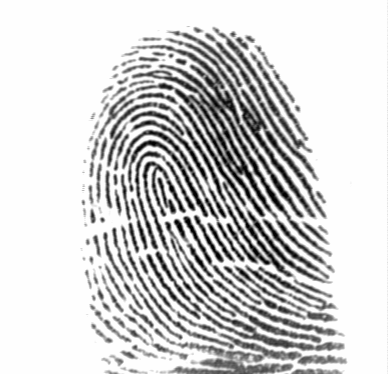
%> input picture FTIR.bmp, 388 x 374 px
$ octave FTIR.m   (GNU Octave 9; MATLAB toolbox functions it lacks are replaced by stand-ins)
%> lines starting %> are read from the running program, lines starting %| are printed output that depends on the picture; in (x1, y1, x2, y2) boxes, pixels count from 0 and x2, y2 are one past the last pixel; in counts of white or black regions, pixels touching at a corner belong together; the program's own positions count from 1
### localOrientation.m
function O = localOrientation(I, w)
% Returns a matrix of local orientations in each block
% I: input image
% w: window size
% In ideal situation, there are two peaks in each spectrum, which are
% almost center-symmetric; in other cases, use only one coordinate to
% calculate the local orientation.
    [M, N] = size(I);
    block_x = (0 : floor((M-w)/(w/4)) ) * w / 4 + 1; % separating into blocks
    block_y = (0 : floor((N-w)/(w/4)) ) * w / 4 + 1;
    O = nan(length(block_x), length(block_y));
    for i = 1 : length(block_x)
        for j = 1 : length(block_y)
            u = block_x(i); v = block_y(j);
            block_region = I(u:(u+w-1), v:(v+w-1));
            magnitude = abs(fftshift( fft2(block_region) ));
            peak = find(magnitude == max(magnitude(:))); % find freq peak
            k = 0;
            while length(peak) ~= 2 && k<3
                magnitude(magnitude == max(magnitude(:))) =  0; % delete DC component
                peak = find(magnitude == max(magnitude(:))); % find freq peak
                k = k+1;
            end
            if k == 3
                O(i, j) = pi/2;
                continue
            end
            dy = mod(peak(1), w) - mod(peak(2), w);
            dx = ceil(peak(1)/w) - ceil(peak(2)/w);
            if dy < 0
                O(i, j) = pi - atan2(-dy, -dx);
            else
                O(i, j) = atan2(dy, -dx);
            end
        end
    end
    O_filtered = Olpf(O, 5);
end

% low-pass filter according to the paper
function A = Olpf(O, w)
    kernel = fspecial('gaussian', [w, w], 50);
    phix = cos(O);
    phiy = sin(O);
    phix = imfilter(phix, kernel, 'replicate');
    phiy = imfilter(phiy, kernel, 'replicate');
    A = atan(phiy ./phix);
end

### localFrequency.m
function F = localFrequency(I, w)
% Returns a matrix of local frequency in each block
% I: input image
% w: window size
% In ideal situation, there are two peaks in each spectrum, which are
% almost center-symmetric; in other cases, use only one coordinate to
% calculate the local orientation.
    [M, N] = size(I);
    block_x = (0 : floor((M-w)/(w/4)) ) * w / 4 + 1; % separating into blocks
    block_y = (0 : floor((N-w)/(w/4)) ) * w / 4 + 1;
    F = nan(length(block_x), length(block_y));
    for i = 1 : length(block_x)
        for j = 1 : length(block_y)
            u = block_x(i); v = block_y(j);
            block_region = I(u:(u+w-1), v:(v+w-1));
            magnitude = abs(fftshift( fft2(block_region) ));
            peak = find(magnitude == max(magnitude(:))); % find freq peak
            k = 0;
            while length(peak) ~= 2 && k<3
                magnitude(magnitude == max(magnitude(:))) =  0; % delete DC component
                peak = find(magnitude == max(magnitude(:))); % find freq peak
                k = k+1;
            end
            if k == 3
                F(i, j) = 2;
                continue
            end
            dy = mod(peak(1), w) - mod(peak(2), w);
            dx = ceil(peak(1)/w) - ceil(peak(2)/w);
            F(i, j) = sqrt(dy^2 + dx^2);
            if F(i, j) < 2
                F(i, j) = 2;
            end
        end
    end
    F = Flpf(F, 3); % apply LPF
end


function smoothFreq = Flpf(F, w)
    kernel = fspecial('gaussian', w, 10);
    smoothFreq = imfilter(F, kernel, 'replicate');
end

### extractFingerprint.m
function fingerprint = extractFingerprint(I, O, F, w, vthresh1, vthresh2, fthresh, expand)
    % Use BFS to extract fingerprint area.
    % I: input image
    % O, F: orientation/frequency map of the image
    % vthresh1, vthresh2: threshold of the variance of O, F among neighbors
    % fthresh: threshold of freq/samplefreq, e.g. 0.4-0.6 would be fine
    % expand(pixels): expand region if the area is too small
    [M1, N1] = size(I);
    block_x = (0 : floor((M1-w)/(w/4)) ) * w / 4 + 1; % separating into blocks
    block_y = (0 : floor((N1-w)/(w/4)) ) * w / 4 + 1;
    M = size(O, 1);
    N = size(O, 2);
    start = round([M/2, N/2]);
    expansion = [1 0; 0 -1; -1 0; 0 1];
    area = ones(M, N)*(-1); % fingerprint area
    closedTable = zeros(M*N, 2);
    cur = 1; total = 1;
    closedTable(1, :) = start;
    % get sample frequency from the center
    u = round(M/2); v = round(N/2);
    sampleFreq = F(u-2:u+2, v-2:v+2);
    sampleFreq = mean(sampleFreq(:));
    Opadding = padding(O, 2); % padding
    Fpadding = padding(F, 2);

    while cur <= total
        pos = closedTable(cur, :);
        cur = cur + 1;
        for i = 1 : 4
            adjacentPos = pos + expansion(i, :);
            x = adjacentPos(1);
            y = adjacentPos(2);
            if x<=0 || x>M || y<=0 || y>N
                continue
            end
            if area(x, y) == -1
                % padding for blocks on edges
                if x<=3 || y<=3 || M-x<=3 || N-y<=3
                    regionOrientation = Opadding(x:x+4, y:y+4);
                    regionFrequency = Fpadding(x:x+4, y:y+4);
                else
                    regionOrientation = O(x-2:x+2, y-2:y+2);
                    regionFrequency = F(x-2:x+2, y-2:y+2);
                end
                % thresholding
                if var(regionOrientation(:))<vthresh1 && ...
                        ~isnan(area(x,y)) && var(regionFrequency(:))<vthresh2 && ...
                            abs(mean(regionFrequency(:))-sampleFreq)/sampleFreq<fthresh
                    area(x, y) = O(x, y);
                    total = total + 1;
                    closedTable(total, :) = adjacentPos;
                else
                    area(x, y) = nan;
                end
            end
        end
    end
    area(area==-1) = nan;
    fingerprint = false(size(I,1), size(I,2));
    for i = expand+1 : M-expand-1
        for j = expand+1 : N-expand-1
            if ~isempty(find(~isnan(area(i-expand:i+expand, j-expand:j+expand)), 1))
                u = block_x(i); v = block_y(j);
                fingerprint(u:(u+w-1), v:(v+w-1)) = true;
            end
        end
    end
    k = 2;
    for i = k+1 : M-k
        for j = k+1 : N-k
            block = area(i-k:i+k, j-k:j+k);
            nanCount = length(find(isnan(block(:))));
            if nanCount < (2*k+1)^2/8
                u = block_x(i); v = block_y(j);
                fingerprint(u:(u+w-1), v:(v+w-1)) = true;
            end
        end
    end
end
% pad around A, add w row/col at each side. method = replicant
function B = padding(A, w)
    [m, n] = size(A);
    B = zeros(m+2*w, n+2*w);
    B(w+1:m+w, w+1:n+w) = A;

    B(1:w, w+1:n+w) = A(1:w, 1:n); % top
    B(m+w+1:m+2*w, w+1:n+w) = A(m-w+1:m, 1:n); % bottom
    B(w+1:m+w, 1:w) = A(1:m, 1:w);
    B(w+1:m+w, n+w+1:n+2*w) = A(1:m, n-w+1:n);
end

### spatialGabor.m
function J = spatialGabor(I, fingerprintArea, O, F, w)
% Apply gabor filter to fingerprint area of the image
% I: input image
% fingerprintArea: a m*n logical matrix of fingerprint area
% O: orientation map
% F: frequency map
% w: window size. 32 is an ideal size.
    [M, N] = size(I);
    block_x = (0 : floor((M-w)/(w/4)) ) * w / 4 + 1;
    block_y = (0 : floor((N-w)/(w/4)) ) * w / 4 + 1;
    J = zeros(M, N);
    overlap = zeros(M, N); % counting overlaps on each pixel
    for i = 1 : length(block_x)
        for j = 1 : length(block_y)
            if fingerprintArea(block_x(i)+w-1, block_y(j)+w-1) && ...
                    fingerprintArea(block_x(i), block_y(j))
                block_region = [ block_x(i) : block_x(i)+w-1; block_y(j) : block_y(j)+w-1 ];
                block = I(block_region(1, :), block_region(2, :));
                % block filtering
                [MAG, PHASE] = imgaborfilt(block, F(i, j), O(i, j)*180/pi);
                enhancedBlock = MAG .* cos(PHASE);
                enhancedBlock = normalization( enhancedBlock, 0.5, 1);
                J(block_region(1, :), block_region(2, :)) = J(block_region(1, :), block_region(2, :)) + enhancedBlock;
                overlap(block_region(1, :), block_region(2, :)) = overlap(block_region(1, :), block_region(2, :)) + ones(w);
            end
        end
    end
    J = J ./ overlap;
end

### FTIR.m
I = im2double(imread('FTIR.bmp'));
%> I: size 374x388 double; min 0.00392, max 0.996, mean 0.819
[M, N] = size(I);
%> M = 374; N = 388
w = 32;

O = localOrientation(I, w);
%> after the loop in localOrientation, `for i = 1 : length(block_x)`:
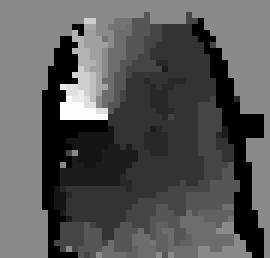
%> O: size 43x45 double (shown 6 times larger); min 0, max 2.9, mean 0.992; drawn with min black and max white
%> after the loop in localOrientation, `for i = 1 : length(block_x)`: magnitude: size 32x32 double; every value is 0
%> in Olpf, `A = atan(phiy ./phix);`:
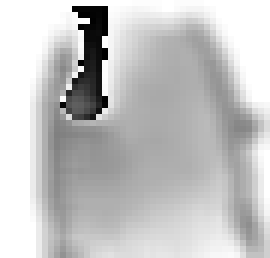
%> A: size 43x45 double (shown 6 times larger); min -1.57, max 1.57, mean 0.847; drawn with min black and max white
F = localFrequency(I, w);
%> after the loop in localFrequency, `for i = 1 : length(block_x)`:
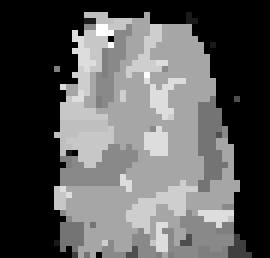
%> F: size 43x45 double (shown 6 times larger); min 2, max 10, mean 4.85; drawn with min black and max white
%> in Flpf, `smoothFreq = imfilter(F, kernel, 'replicate');`:
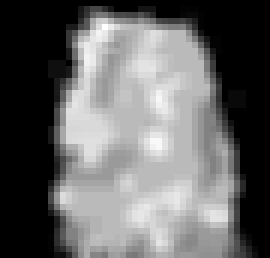
%> smoothFreq: size 43x45 double (shown 6 times larger); min 2, max 9.14, mean 4.85; drawn with min black and max white
vthresh1 = 10;
vthresh2 = 3;
fthresh = 0.4;
expand = 0;

fingerprint = extractFingerprint(I, O, F, w, vthresh1, vthresh2, fthresh, expand);
%> in extractFingerprint, `sampleFreq = F(u-2:u+2, v-2:v+2);`: sampleFreq = [7.21 7.21 7.21 7.21 7.21; 7.21 7.21 7.21 7.21 7.11; 7.21 7.21 7.21 7.4 7.5; 7.21 7.21 7.21 7.6 7.88; 7.01 7.11 7.11 7.79 8.37]
%> in extractFingerprint, `sampleFreq = mean(sampleFreq(:));`: sampleFreq = 7.32
%> in padding, `B(1:w, w+1:n+w) = A(1:w, 1:n);`: B: size 47x49 double; min 0, max 2.9, mean 0.895
%> in padding, `B(m+w+1:m+2*w, w+1:n+w) = A(m-w+1:m, 1:n);`: B: size 47x49 double; min 0, max 2.9, mean 0.94
%> in padding, `B(w+1:m+w, 1:w) = A(1:m, 1:w);`: B: size 47x49 double; min 0, max 2.9, mean 0.999
%> in padding, `B(w+1:m+w, n+w+1:n+2*w) = A(1:m, n-w+1:n);`: B: size 47x49 double; min 0, max 2.9, mean 1.05
%> call 2 of padding, with w = 2
%> in padding (call 2), `B(1:w, w+1:n+w) = A(1:w, 1:n);`: B: size 47x49 double; min 0, max 9.14, mean 4.16
%> in padding (call 2), `B(m+w+1:m+2*w, w+1:n+w) = A(m-w+1:m, 1:n);`: B: size 47x49 double; min 0, max 9.14, mean 4.34
%> in padding (call 2), `B(w+1:m+w, 1:w) = A(1:m, 1:w);`: B: size 47x49 double; min 0, max 9.14, mean 4.42
%> in padding (call 2), `B(w+1:m+w, n+w+1:n+2*w) = A(1:m, n-w+1:n);`:
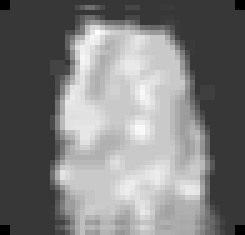
%> B: size 47x49 double (shown 5 times larger); min 0, max 9.14, mean 4.49; drawn with min black and max white
%> the loop in extractFingerprint, `while cur <= total` made 951 passes
%> pos on passes 2 to 4: [23 23], [22 22], [21 23]
%> after the loop in extractFingerprint, `while cur <= total`:
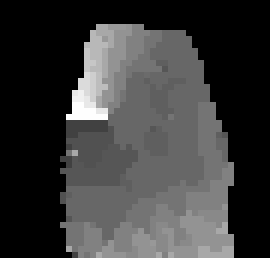
%> area: size 43x45 double (shown 6 times larger); 4.75% of the values are NaN or infinite; the others: min -1, max 2.9, mean -0.0545; drawn with min black, max white, NaN and infinite black
%> after the loop in extractFingerprint, `while cur <= total`: closedTable = 1935 rows, first 12: [22 23; 23 23; 22 22; 21 23; 22 24; 24 23; 23 22; 22 23; 23 24; 22 21; 21 22; 20 23]; cur = 952; regionFrequency = [6.03 5.26 4.29 3.11 2.44; 5.7 4.96 4.26 3.56 2.89; 5.37 4.67 4 3.78 3.11; 5.7 4.96 4.26 3.56 2.89; 5.37 4.67 4 3.78 3.11]; regionOrientation = [1.25 1.25 1.57 1.57 0; 1.57 1.57 1.57 1.57 0; 1.57 1.57 1.57 1.57 1.57; 1.57 1.57 1.57 1.57 0; 1.57 1.57 1.57 1.57 1.57]; total = 951
%> after the loop in extractFingerprint, `for i = expand+1 : M-expand-1`:
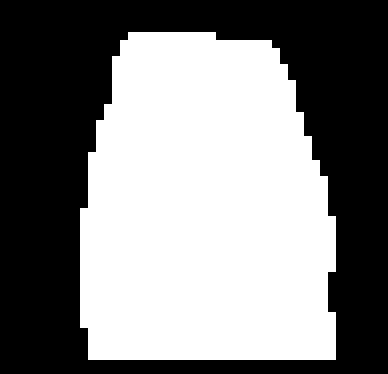
%> fingerprint: size 374x388 logical; 50.4% white; 1 black region, box (x1, y1, x2, y2) and area: (0, 0, 388, 374) 71960
%> after the loop in extractFingerprint, `for i = expand+1 : M-expand-1`: u = 329; v = 305
%> after the loop in extractFingerprint, `for i = k+1 : M-k`: u = 321; v = 289
result = spatialGabor(I, fingerprint, O, F, w);
%> the run ends on the next line

$ run again, with latent.bmp copied over FTIR.bmp
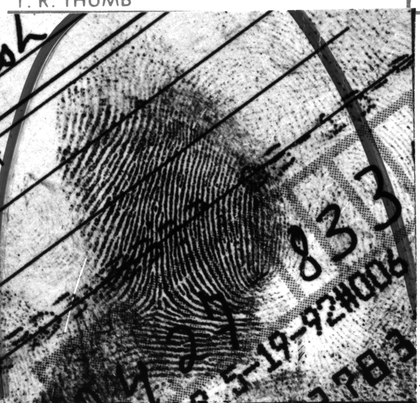
%> input picture latent.bmp, 420 x 403 px, shrunk from 800 x 768 before the run
%> in extractFingerprint, `sampleFreq = F(u-2:u+2, v-2:v+2);`: sampleFreq = [12.38 12.65 13.18 13.76 14.3; 12.17 12.15 12.39 12.91 13.44; 12.15 12.11 12.07 12.32 12.59; 12.76 12.5 12.24 12 12; 13.39 12.94 12.5 12.06 12.04]
%> in extractFingerprint, `sampleFreq = mean(sampleFreq(:));`: sampleFreq = 12.6
%> in padding (call 2), `B(w+1:m+w, n+w+1:n+2*w) = A(1:m, n-w+1:n);`:
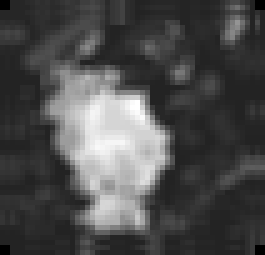
%> B: size 51x53 double (shown 5 times larger); min 0, max 14.56, mean 4.37; drawn with min black and max white
%> the loop in extractFingerprint, `while cur <= total` made 327 passes
%> pos on passes 2 to 4: [25 25], [24 24], [23 25]
%> after the loop in extractFingerprint, `while cur <= total`: closedTable = 2303 rows, first 12: [24 25; 25 25; 24 24; 23 25; 24 26; 26 25; 25 24; 24 25; 25 26; 24 23; 23 24; 22 25]; cur = 328; regionFrequency = [5.11 8.5 11 12.25 12.14; 7.8 10.28 11.65 11.72 11.31; 8.51 9.84 10.97 10.94 10.48; 7.42 8.51 10.28 10.24 10; 4.73 5.7 8.36 8.32 8.22]; regionOrientation = [0 1.57 1.41 1.41 1.25; 1.57 1.57 1.41 1.41 1.57; 1.57 1.57 1.41 1.57 1.57; 0 1.77 1.57 1.57 1.57; 0 1.77 1.57 1.57 1.57]; total = 327
%> after the loop in extractFingerprint, `for i = expand+1 : M-expand-1`:
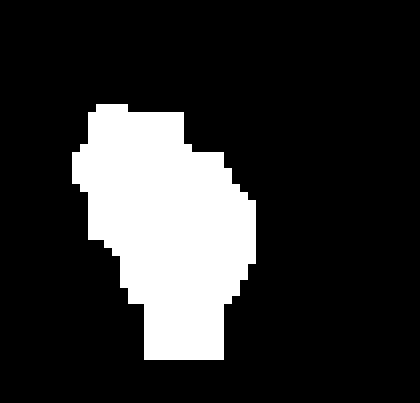
%> fingerprint: size 403x420 logical; 18.4% white; 1 white region, box (x1, y1, x2, y2) and area: (72, 104, 256, 360) 31168
%> after the loop in extractFingerprint, `for i = expand+1 : M-expand-1`: u = 329; v = 193
%> after the loop in extractFingerprint, `for i = k+1 : M-k`: u = 313; v = 177
